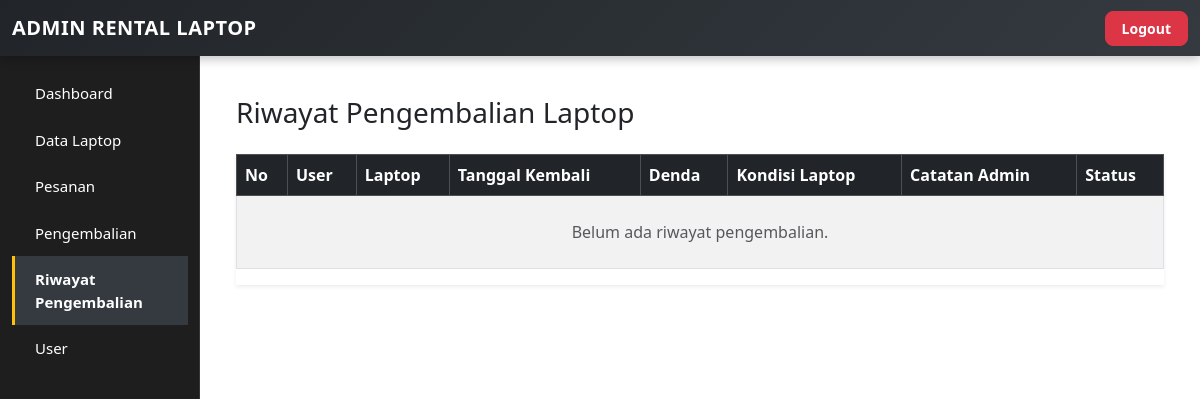
The page /admin/riwayat_pengembalian.php (signed in) on the database as committed earlier.
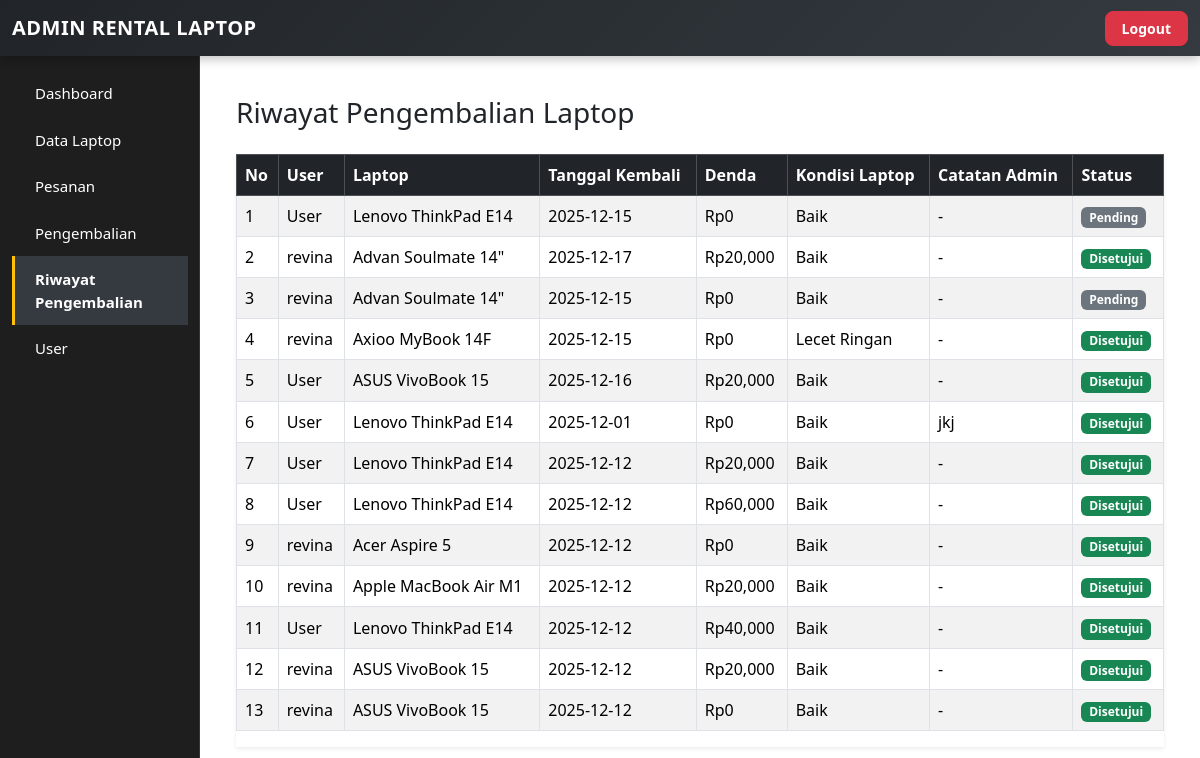
The same page on the database as committed later.
### tables this page shows
CREATE TABLE `tb_pengembalian` (
  `id_pengembalian` int NOT NULL AUTO_INCREMENT,
  `id_pesanan` int NOT NULL,
  `tanggal_kembali` date NOT NULL,
  `denda` int DEFAULT '0',
  `kondisi_laptop` varchar(100) DEFAULT 'Baik',
  `catatan_admin` text,
  `status` enum('Pending','Disetujui','Ditolak') NOT NULL DEFAULT 'Pending',
  PRIMARY KEY (`id_pengembalian`),
  KEY `id_pesanan` (`id_pesanan`),
  CONSTRAINT `tb_pengembalian_ibfk_1` FOREIGN KEY (`id_pesanan`) REFERENCES `tb_pesanan` (`id_pesanan`)
);

CREATE TABLE `tb_user` (
  `id_user` int NOT NULL AUTO_INCREMENT,
  `nama` varchar(100) NOT NULL,
  `email` varchar(100) NOT NULL,
  `password` varchar(100) NOT NULL,
  `role` enum('user','admin') NOT NULL,
  PRIMARY KEY (`id_user`)
);

CREATE TABLE `tb_laptop` (
  `id_laptop` int NOT NULL AUTO_INCREMENT,
  `nama` varchar(100) NOT NULL,
  `foto` varchar(255) DEFAULT NULL,
  `spesifikasi` text NOT NULL,
  `harga_per_hari` int DEFAULT NULL,
  `stok` int NOT NULL,
  `status` enum('Tersedia','Disewa') NOT NULL,
  `harga` int NOT NULL,
  PRIMARY KEY (`id_laptop`)
);

### admin/riwayat_pengembalian.php (the view, shortened to what this page needs)
<?php
require "../config/database.php";
$sql = "
    SELECT
        k.id_pengembalian,
        k.tanggal_kembali,
        k.denda,
        k.kondisi_laptop,
        k.catatan_admin,
        k.status,
        u.nama AS nama_user,
        l.nama AS nama_laptop
    FROM tb_pengembalian k
    JOIN tb_pesanan p ON k.id_pesanan = p.id_pesanan
    JOIN tb_user u ON p.id_user = u.id_user
    JOIN tb_laptop l ON p.id_laptop = l.id_laptop
    ORDER BY k.id_pengembalian DESC
";
$data = $conn->query($sql);
?>
<!DOCTYPE html>
<html lang="id">
<head>
    <link href="https://cdn.jsdelivr.net/npm/bootstrap@5.3.2/dist/css/bootstrap.min.css" rel="stylesheet">
</head>
<body>
<?php require "../assets/header.php"; ?>
<div class="container mt-5">
    <h3 class="mb-4">Riwayat Pengembalian Laptop</h3>
    <div class="table-responsive shadow-sm">
        <table class="table table-bordered table-striped align-middle">
            <thead class="table-dark">
                <tr>
                    <th>No</th>
                    <th>User</th>
                    <th>Laptop</th>
                    <th>Tanggal Kembali</th>
                    <th>Denda</th>
                    <th>Kondisi Laptop</th>
                    <th>Catatan Admin</th>
                    <th>Status</th>
                </tr>
            </thead>
            <tbody>
            <?php
            $no = 1;
            if ($data->num_rows == 0): ?>
                <tr>
                    <td colspan="8" class="text-center py-4 text-muted">
                        Belum ada riwayat pengembalian.
                    </td>
                </tr>
            <?php else: ?>
                <?php foreach ($data as $k): ?>
                <tr>
                    <td><?= $no++; ?></td>
                    <td><?= $k['nama_user']; ?></td>
                    <td><?= $k['nama_laptop']; ?></td>
                    <td><?= $k['tanggal_kembali']; ?></td>
                    <td>Rp<?= number_format($k['denda']); ?></td>
                    <td><?= $k['kondisi_laptop']; ?></td>
                    <td><?= $k['catatan_admin'] ?: '-'; ?></td>
                    <td>
                        <?php if ($k['status'] == 'Disetujui'): ?>
                            <span class="badge bg-success">Disetujui</span>
                        <?php elseif ($k['status'] == 'Ditolak'): ?>
                            <span class="badge bg-danger">Ditolak</span>
                        <?php else: ?>
                            <span class="badge bg-secondary"><?= $k['status']; ?></span>
                        <?php endif; ?>
                    </td>
                </tr>
                <?php endforeach; ?>
            <?php endif; ?>
            </tbody>
        </table>
    </div>
</div>
</body>
</html>

Rows that differ between the two databases and show on the page:
added tb_pengembalian: tb_user.nama "User", tb_laptop.nama "Lenovo ThinkPad E14", tanggal_kembali "2025-12-15", denda "0", kondisi_laptop "Baik", catatan_admin "-", status "Pending"
added tb_pengembalian: tb_user.nama "revina", tb_laptop.nama "Advan Soulmate 14\"", tanggal_kembali "2025-12-17", denda "20,000", kondisi_laptop "Baik", catatan_admin "-", status "Disetujui"
added tb_pengembalian: tb_user.nama "revina", tb_laptop.nama "Advan Soulmate 14\"", tanggal_kembali "2025-12-15", denda "0", kondisi_laptop "Baik", catatan_admin "-", status "Pending"
added tb_pengembalian: tb_user.nama "revina", tb_laptop.nama "Axioo MyBook 14F", tanggal_kembali "2025-12-15", denda "0", kondisi_laptop "Lecet Ringan", catatan_admin "-", status "Disetujui"
added tb_pengembalian: tb_user.nama "User", tb_laptop.nama "ASUS VivoBook 15", tanggal_kembali "2025-12-16", denda "20,000", kondisi_laptop "Baik", catatan_admin "-", status "Disetujui"
added tb_pengembalian: tb_user.nama "User", tb_laptop.nama "Lenovo ThinkPad E14", tanggal_kembali "2025-12-01", denda "0", kondisi_laptop "Baik", catatan_admin "jkj", status "Disetujui"
added tb_pengembalian: tb_user.nama "User", tb_laptop.nama "Lenovo ThinkPad E14", tanggal_kembali "2025-12-12", denda "20,000", kondisi_laptop "Baik", catatan_admin "-", status "Disetujui"
added tb_pengembalian: tb_user.nama "User", tb_laptop.nama "Lenovo ThinkPad E14", tanggal_kembali "2025-12-12", denda "60,000", kondisi_laptop "Baik", catatan_admin "-", status "Disetujui"
added tb_pengembalian: tb_user.nama "revina", tb_laptop.nama "Acer Aspire 5", tanggal_kembali "2025-12-12", denda "0", kondisi_laptop "Baik", catatan_admin "-", status "Disetujui"
added tb_pengembalian: tb_user.nama "revina", tb_laptop.nama "Apple MacBook Air M1", tanggal_kembali "2025-12-12", denda "20,000", kondisi_laptop "Baik", catatan_admin "-", status "Disetujui"
added tb_pengembalian: tb_user.nama "User", tb_laptop.nama "Lenovo ThinkPad E14", tanggal_kembali "2025-12-12", denda "40,000", kondisi_laptop "Baik", catatan_admin "-", status "Disetujui"
added tb_pengembalian: tb_user.nama "revina", tb_laptop.nama "ASUS VivoBook 15", tanggal_kembali "2025-12-12", denda "20,000", kondisi_laptop "Baik", catatan_admin "-", status "Disetujui"
added tb_pengembalian: tb_user.nama "revina", tb_laptop.nama "ASUS VivoBook 15", tanggal_kembali "2025-12-12", denda "0", kondisi_laptop "Baik", catatan_admin "-", status "Disetujui"
Other text that changed with them:
text no longer shown: "Belum ada riwayat pengembalian."
